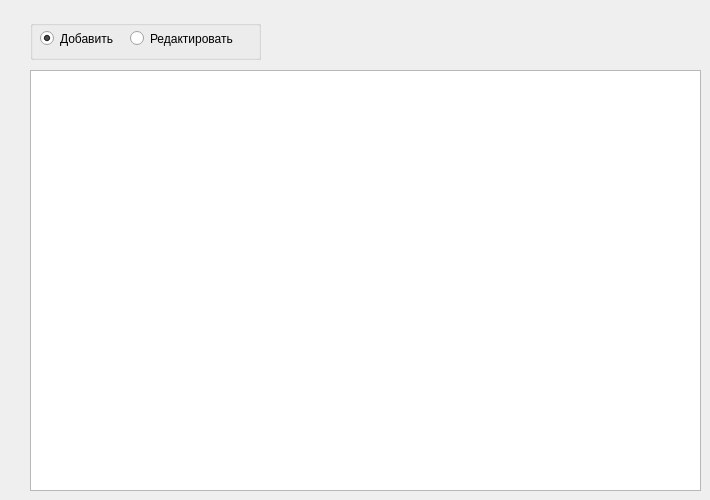
        <widget class="QWidget" name="QueriesInitial">
         <attribute name="title">
          <string>Просмотр запросов пользователей</string>
         </attribute>
         <widget class="QTableView" name="tableViewInitial_queries">
          <property name="geometry">
           <rect>
            <x>30</x>
            <y>70</y>
            <width>671</width>
            <height>421</height>
           </rect>
          </property>
          <property name="selectionBehavior">
           <enum>QAbstractItemView::SelectRows</enum>
          </property>
         </widget>
         <widget class="QGroupBox" name="groupBox_5">
          <property name="geometry">
           <rect>
            <x>30</x>
            <y>20</y>
            <width>231</width>
            <height>40</height>
           </rect>
          </property>
          <property name="title">
           <string/>
          </property>
          <widget class="QWidget" name="widget_5" native="true">
           <property name="geometry">
            <rect>
             <x>0</x>
             <y>10</y>
             <width>221</width>
             <height>20</height>
            </rect>
           </property>
           <property name="sizePolicy">
            <sizepolicy hsizetype="Ignored" vsizetype="Ignored">
             <horstretch>0</horstretch>
             <verstretch>0</verstretch>
            </sizepolicy>
           </property>
           <property name="autoFillBackground">
            <bool>false</bool>
           </property>
           <widget class="QRadioButton" name="radioButton_insertI">
            <property name="geometry">
             <rect>
              <x>10</x>
              <y>0</y>
              <width>91</width>
              <height>17</height>
             </rect>
            </property>
            <property name="sizePolicy">
             <sizepolicy hsizetype="Ignored" vsizetype="Ignored">
              <horstretch>0</horstretch>
              <verstretch>0</verstretch>
             </sizepolicy>
            </property>
            <property name="text">
             <string>Добавить</string>
            </property>
            <property name="checked">
             <bool>true</bool>
            </property>
           </widget>
           <widget class="QRadioButton" name="radioButton_editI">
            <property name="geometry">
             <rect>
              <x>100</x>
              <y>0</y>
              <width>111</width>
              <height>17</height>
             </rect>
            </property>
            <property name="text">
             <string>Редактировать</string>
            </property>
           </widget>
          </widget>
         </widget>
        </widget>
